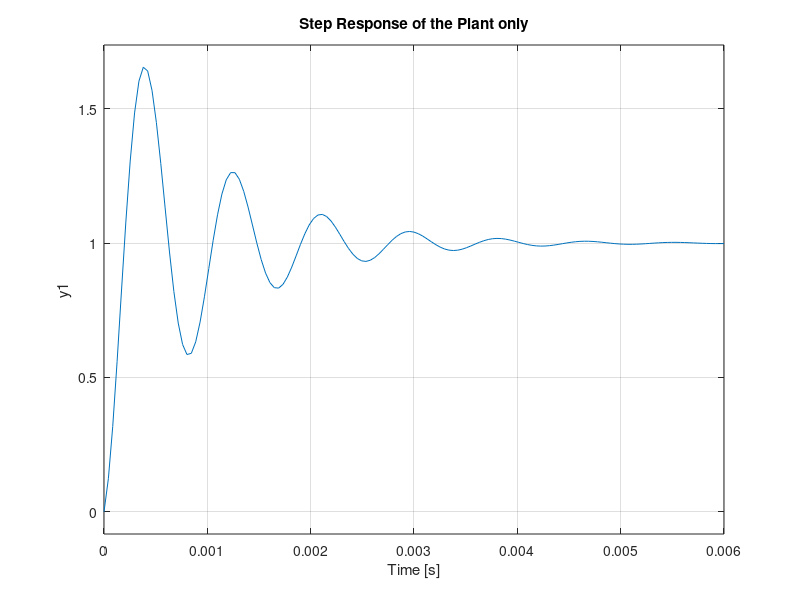
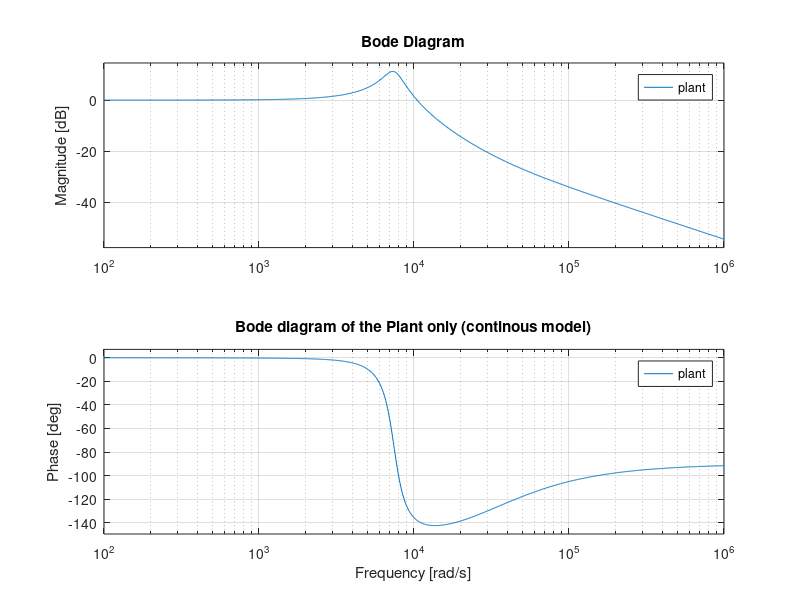
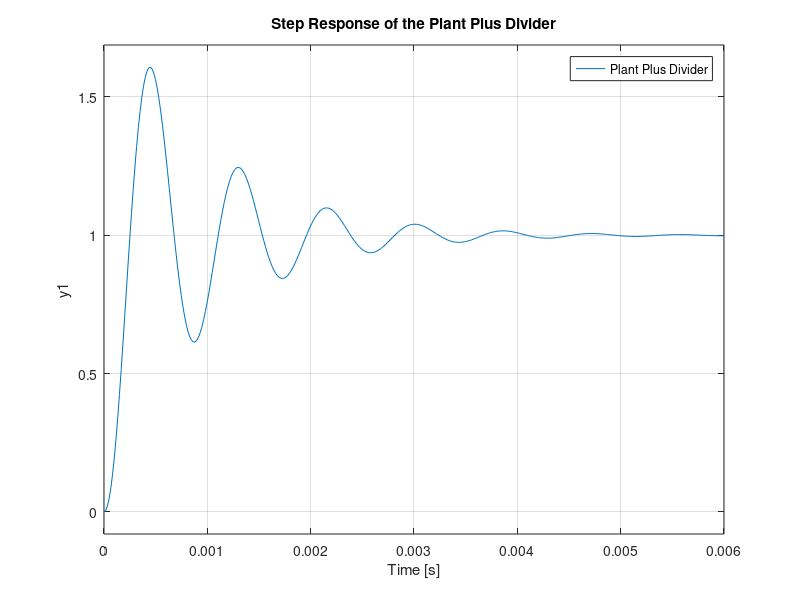
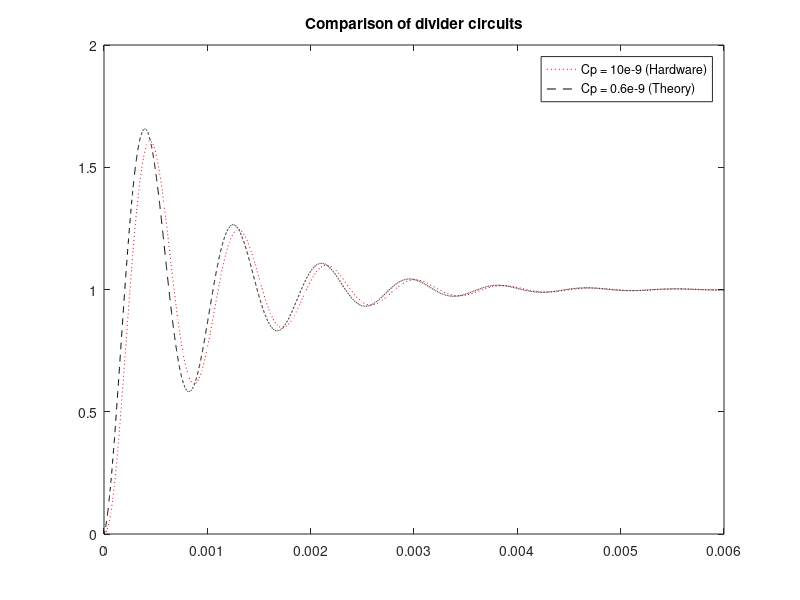

Write the MATLAB code that produced these figures, in order. (Note: this script raises an error after producing the figures.)
%% Load necessary packages
pkg load control;
pkg load signal;
clc;
clear;
close all;
grid on;

%% Plant transfer function (Continous time domain):

% notations:
    % x' = A*x + B*Vg
    % vout = C*x + D*Vg
    % d    - control signal
    % vout - ouput of the plant
    % x    - state variable matrix

% Our System:

    Vout = 12;      % outputof the power stage
    Vg = 28;        % input to power stage
    fs = 50e3;      % switcing freq
    Ts = 1/fs;      % switiching period
    Cap = 820e-6;   % Cap in power plant
    Resr = 0.042;   % equivalent series resistance of cap
    L = 22e-6;      % Ind in power plant
    RL = 0.0026;    % series resistance of inductor
    R = 12;         % Load resistance in power plant
    Duty = 12/28;   % steady state Duty cycle
    td = 0.25*Ts + Duty*Ts;     % delay in A/D + Compenstor + Modulator (DTs < td < Ts)

% Plant state space modelling:

    Rpar = (R*Resr)/(R+Resr);
    p1 = -(1/((R+Resr)*Cap));
    p2 = ( R /((R+Resr)*Cap));
    p3 = -(R/((R+Resr)*L));
    p4 = -((RL + Rpar)/L);
    p5 = (R/(R+Resr));
    A1 = [p1 p2 ; p3 p4];       % A    - State matrix A.
    A2 = [0];
    B1 = [0;(1/L)];             % B    - Input-to-state matrix B
    B2 = [0];
    C  = [p5, Rpar];            % C    - State-to-output matrix C
    D  = 0;                     % D    - Feedthrough matrix D
    I  = eye(2);
    plant = ss(A1,B1,C,D);
    [n_plant,d_plant] = ss2tf(A1,B1,C,D);
    plant_tf = tf(n_plant,d_plant);


    %% Exponentials are not handled by Octave control package to include a delay
    %% Using the Pade approximation for delay seems to be the best work around
    %% Pade (Octave): https://octave.sourceforge.io/octave/function/padecoef.html
    %% Pade (Wiki): https://en.wikipedia.org/wiki/Pad%C3%A9_table

 %TO BE IMPLEMENTED


% plotting Step Response of Plant:

    figure(1);
    step(plant);
    title('Step Response of the Plant only');

% Calculation of Bandwidth of the Plant:

    %Stepinfo function now available based on funtion forum input here: https://lists.gnu.org/archive/html/help-octave/2015-02/msg00023.html
    % Function is not verified as working.
##    plant_info = stepinfo(plant);
##    [Wn_plant,DR_plant,Poles_plant] = damp(plant);

 % BEWARE 0 Stepinfo function is providing incorrect information.
##    temp1 = sqrt((4*(DR_plant(1))^4) - (4*(DR_plant(1))^2) +2);
##    temp2 =  1 - (2*(DR_plant(1))^2);
##
##    %%Depends on plant info - using current stepinfo command (not tested)
##    temp3 = 4/(plant_info.SettlingTime*(DR_plant(1)));
##    BW_plant = temp3*sqrt(temp1 + temp2)

% plotting Bode plot for Plant:

    %% Use bode (Octave) vs bodeplot (Matlab) , similar functionality
    figure(2)
    bode(plant);
    title('Bode diagram of the Plant only (continous model)');
    [Gm_Plant,Pm_Plant,Wcg_Plant,Wcp_Plant] = margin(plant);



%% Divider circuitry:

% Documentation here: https://learn.libre.solar/b/dc-control/development/digital_control.html#modelling-the-digital-controller
% Voltage is divided to ADC full scale by divider circuit:
     R1 = 100e3;
     R2 = 5.6e3;
     Cz = 0;%ORIGIRNAL CODE:%Cz = 1e-6;
     %Typically not populated as this is not a programmable compensation zero
     %Hardware currently does not have Cz.
     Rp = (R1*R2)/(R1+R2);
     Cp = 10e-9; %ORIGINAL CODE: Cp = 1/(2*pi*fs*Rp);
     % Cp = 10nF is as implemented in hardware

% Gain of the Divider:

     Kdiv = R2/(R1+R2);
     Vsense = Vout * Kdiv; %The sensed voltage in for control loop. Max voltage is 3.3V.

% Transfer function of the Divider circuit:

     G1 = tf([R1*Cz 1],[Kdiv*R1*(Cz+Cp) 1]);     % continuous time domain (S Domain)

%Plant Plus Divider Transfer Function:

    plant_plus_divider = plant_tf * G1;
    [y1, t1, x1] = step(plant_plus_divider); % Get info for multiple plotting on the same axis
    [mag1, pha1, w1] = bode(plant_plus_divider); % Get info for multiple plotting on the same axis

    figure(3);
    step(plant_plus_divider);
    title('Step Response of the Plant Plus Divider');
    legend("Plant Plus Divider")
    [Gm_plant_plus_divider,Pm_plant_plus_divider,Wcg_plant_plus_divider,Wcp_plant_plus_divider] = margin(plant_plus_divider);

%Check system controlability:

%TO BE IMPLEMENTED
##    [A B C D] = tf2ss(plant_plus_divider)
##    rank_system = rank(ctrb(A,B))   %Ensure



% Compare bode plots with different divider circuits
% Plot to show minimal difference in Cp values

    Cp2 = 1/(2*pi*fs*Rp); %New Cp value to compare with hardware value of 10e-9F

% Transfer function of the Divider circuit:

    G2 = tf([R1*Cz 1],[Kdiv*R1*(Cz+Cp2) 1]);
    plant_plus_divider_2 = plant_tf * G2;
    [y2, t2, x2] = step(plant_plus_divider_2);
    [mag2, pha2, w2] = bode(plant_plus_divider_2);

%Plot comparison of step responses
    figure(4)
    plot(t1,y1, 'r:');
    hold on;
    plot(t2,y2, 'k--');
    hold off;
    title('Comparison of divider circuits')
    legend("Cp = 10e-9 (Hardware)", "Cp = 0.6e-9 (Theory)")

%Check plant_plus_divider poles and zeros to simplify the model
    %%Dominant pole approximation to simplify model
    %https://lpsa.swarthmore.edu/PZXferStepBode/DomPole.html

    [zeros, poles, k] = tf2zp(plant_plus_divider);


%%--- OUTPUT --- %%
##      zeros = -29036.00465
##      poles =
##
##        -18857.14286 +     0.00000i
##         -1060.94289 +  7356.99698i
##         -1060.94289 -  7356.99698i
##
##      k =  35874439.46188

##>> plant_plus_divider
##
##    Transfer function 'plant_plus_divider' from input 'u1' to output ...
##
##                        1902 s + 5.524e+07
##     y1:  ----------------------------------------------
##          5.303e-05 s^3 + 1.113 s^2 + 5052 s + 5.525e+07

%Use output to determine a simpler model
% Since the second and third poles are dominant, the first pole at s = 188857 can be ignored.

% New second order model form: K/(A*s^2 + B*s + C)
    K = 1902 * 29036;   %Set gain to match the previous transfer function
    A = 1;
    B = 2*1060.94289;
    C =  7356.99698^2;

    second_order = tf([K],[A B C])

%Assess new second order model vs thrid order

    [y3, t3, x3] = step(second_order); % Get info for multiple plotting on the same axis
    [mag3, pha3, w3] = bode(second_order); % Get info for multiple plotting on the same axis

%Plot comparison of step responses

    figure(5)
    plot(t1,y1, 'r:');
    hold on;
    plot(t3,y3, 'k--');
    hold off;
    title('Comparison second order and third order model')
    legend("Third order model", "Second order model")

%% Multiple bode plots

    figure(6)
    grid on;

    subplot(2,1,1)
    hold on;
    semilogx(w1,20*log10(abs(mag1)));
    semilogx(w3,20*log10(abs(mag3)));
    hold off;
    legend("Third order model", "Second order model");
    title("Constructed magnitude plot for comparison of second and third order models");

    subplot(2,1,2)
    hold on;
    semilogx(w1, pha1);
    semilogx(w3, pha3);
    hold off;
    legend("Third order model", "Second order model");
    title("Constructed phase plot for comparison of second and third order models");

% Sense check that bode plots are plotting correctly.

##    figure(10)
##    bode(plant_plus_divider)
##    title("Actual bode plot for third order model")
##    figure(11)
##    bode(second_order)
##    title("Actual bode plot for second order model")

%%--- TUNING  METHODS --- %%

% http://faculty.mercer.edu/jenkins_he/documents/TuningforPIDControllers.pdf

%From inspection values of L (dead time) and T (time constant) are:
% L = 0.00006s
% T = 0.00017s

% Ziegler-Nichls Tuning Rules give

%% P Controller (1)
% P_1 = T/L
% I_1 = Inf.
% D_1 = 0

%% PI COntroller (2)
% P_2 = 0.9*T/L
% I_2 = L/0.3
% D_2 = 0

%% PID Controller (3)
% P_3 = 1.2*T/L
% I_3 = 2*L
% D_3 = 0.5*L

% Read parameters

   L = 0.00006;
   T = 0.00017;

%Define PID Parameters

   P_1 = T/L;  %P control only
   I_1 = 1e30;% approximately Inf
   D_1 = 0;

   P_2 = 0.9*T/L;  %PI control
   I_2 = L/0.3;
   D_2 = 0;

   P_3 = 1.2*T/L;   %PID control
   I_3 = 2*L;
   D_3 = 0.5*L;


%Define feedback transfer functions
  s = tf('s');
  FB_P = tf(P_1 + I_1/s + D_1*s);
  FB_PI = tf(P_2 + I_2/s + D_2*s);
  FB_PID = tf(P_3 + I_3/s + D_3*s);

%Apply feedback loop

%% CHOICE TO APPLY FEEDBACK LOOP TO SECOND OR THIRD ORDER SYSTEM
  %Second order
##  PID_P = feedback(second_order,FB_P);
##  PID_PI = feedback(second_order,FB_PI);
##  PID_PID = feedback(second_order,FB_PID);

  %Third order
  PID_P = feedback(plant_plus_divider,FB_P);
  PID_PI = feedback(plant_plus_divider,FB_PI);
  PID_PID = feedback(plant_plus_divider,FB_PID);
% Get step data

    [y_P, t_P, x_P] = step(PID_P);
    [y_PI, t_PI, x_PI] = step(PID_PI);
    [y_PID, t_PID, x_PID] = step(PID_PID);

% Get bode data

    [mag_P, pha_P, w_P] = bode(PID_P);
    [mag_PI, pha_PI, w_PI] = bode(PID_PI);
    [mag_PID, pha_PID, w_PID] = bode(PID_PID);

%Plot comparison of step responses

    figure(7)
    plot(t_P,y_P, 'r:');
    hold on;
    plot(t_PI,y_PI, 'k--');
    plot(t_PID,y_PID, 'b-.');
    hold off;
    title('Comparison P, PI and PID control')
    legend("P control", "PI control", "PID control")





%% -- OTHER FEEDBACK METHODS --
%% Find ultimate gain with feedback
%% Pol placement method


%% Additional Notes (legacy code) for discrete time modelling of the converter

##%% Control-to-output-voltage transfer function (Discrete time domain):
##% Literature : Applying Digital Technology to PWM Control-Loop Designs
##    % Discrete time modelling (Trailing Edge DPWM and sampling at interval 2(DTs < td < Ts)):
##
##        % phi   = (exp(A2*(Ts-td)))*(exp(A1*Duty*Ts))*exp(A2*(td-Duty*Ts));
##        % alpha = (B1 - B2)*Vg;
##        % gamma = (exp(A2*(Ts-td)))*alpha*Ts;
##        % z     = tf('z');
##        % Gvd   = (C* inv(I-((1/z)*phi))*gamma)/z
##
##
##% Literature (Small-Signal Discrete-Time Modeling of Digitally Controlled PWM Converters)
##    % Direct equation:
##
##     z      = tf('z');
##     Num    = z + (Ts/(Ts- td + Cap*Resr))*((Resr/R)-((Cap*Resr)/Ts)- (((Ts-td)*Resr)/L)+(td/Ts));
##     Dem    = z^2 - (2 - (Ts/(R*Cap)))*z + (1 - Ts/(R*Cap) + Ts^2/(L*Cap));
##     Gvd2   = ((Vg*Ts*(Ts- td + Cap*Resr))*Num)/(L*Cap*Dem)